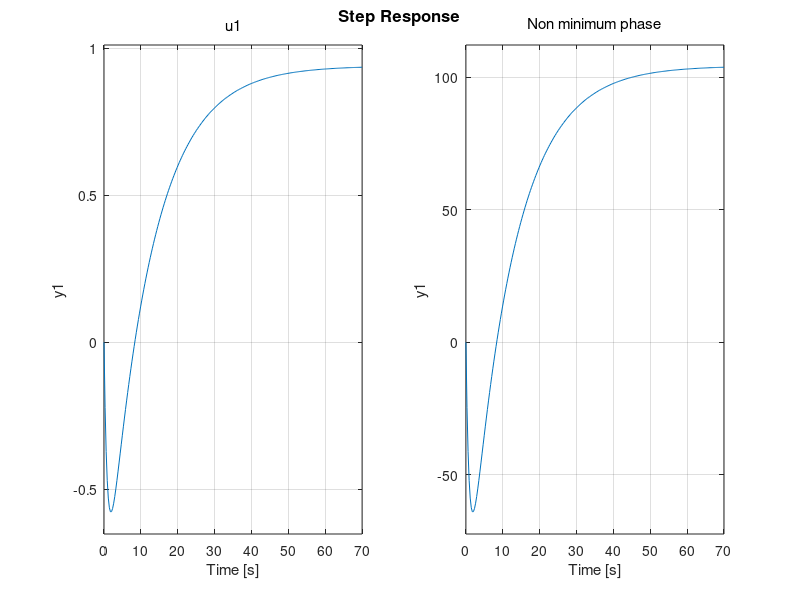

Here is the MATLAB script that generated this plot:
%% Paramaters values
C1=2.2;%e-3;
C2=2.2;%e-3;
R1=0.47;%470;
R1prim=0.68;%680;
R12=4.7;%4700;
Rpbar=R1;%(R1*R1prim)/(R1+R1prim);
V1bar=4.9;

a11 = (1/Rpbar+1/R12)/C1;
a12=1/(C1*R12);
a21=1/(C1*R12);
a22=1/(C2*R12);
b=0.2/C1;
d=V1bar/(C1*Rpbar^2);

%% Minimum phase
SYS1=ss([-a11,a12;a21,-a22],[b,d;0,0],[0,10],0);
[num11,den11]=ss2tf([-a11,a12;a21,-a22],[b;0],[0,10],0);
G1=tf(num11,den11);
[num12,den12]=ss2tf([-a11,a12;a21,-a22],[d;0],[0,10],0);
H1=tf(num12,den12);


%% Non minimum phase
SYS2=ss([-a11,a12;a21,-a22],[b,d;0,0],[-10,20],0);
[num21,den21]=ss2tf([-a11,a12;a21,-a22],[b;0],[-10,20],0);
G2=tf(num21,den21);
[num22,den22]=ss2tf([-a11,a12;a21,-a22],[d;0],[-10,20],0);
H2=tf(num22,den22);


subplot(2,1,1);
step(SYS1);
title('Minimum phase');
subplot(2,1,2);
step(SYS2);
title('Non minimum phase');

%% Closed loop

Ti=11.5;
PB=30.5;
C_A=100/PB*tf([Ti 1],[Ti 0]);

Ti=11.5;
PB=153.3;
C_B=100/PB*tf([Ti 1],[Ti 0]);

TrA1=feedback(C_A*G1,1);
TvA1=feedback(H1,G1*C_A);

TrA2=feedback(C_A*G2,1);
TvA2=feedback(H2,G2*C_A);

TrB1=feedback(C_B*G1,1);
TvB1=feedback(H1,G1*C_B);

TrB2=feedback(C_B*G2,1);
TvB2=feedback(H2,G2*C_B);

